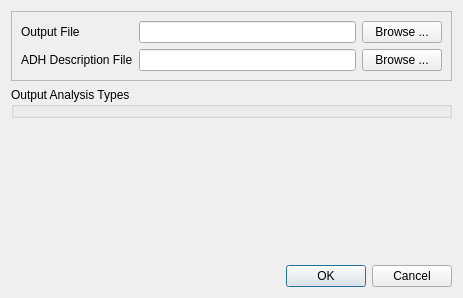
<?xml version="1.0" encoding="UTF-8"?>
<ui version="4.0">
 <class>qtSimBuilderExportADHDialog</class>
 <widget class="QDialog" name="qtSimBuilderExportADHDialog">
  <property name="windowModality">
   <enum>Qt::ApplicationModal</enum>
  </property>
  <property name="geometry">
   <rect>
    <x>0</x>
    <y>0</y>
    <width>463</width>
    <height>298</height>
   </rect>
  </property>
  <property name="windowTitle">
   <string>ADH Output Dialog</string>
  </property>
  <layout class="QVBoxLayout" name="verticalLayout_2">
   <item>
    <widget class="QFrame" name="frame">
     <property name="frameShape">
      <enum>QFrame::StyledPanel</enum>
     </property>
     <property name="frameShadow">
      <enum>QFrame::Raised</enum>
     </property>
     <layout class="QGridLayout" name="gridLayout">
      <item row="0" column="0">
       <widget class="QLabel" name="label">
        <property name="text">
         <string>Output File</string>
        </property>
       </widget>
      </item>
      <item row="0" column="1">
       <widget class="QLineEdit" name="FileNameText"/>
      </item>
      <item row="0" column="2">
       <widget class="QPushButton" name="FileBrowserButton">
        <property name="text">
         <string>Browse ...</string>
        </property>
       </widget>
      </item>
      <item row="1" column="0">
       <widget class="QLabel" name="label_2">
        <property name="text">
         <string>ADH Description File</string>
        </property>
       </widget>
      </item>
      <item row="1" column="1">
       <widget class="QLineEdit" name="ADHDescriptionText"/>
      </item>
      <item row="1" column="2">
       <widget class="QPushButton" name="ADHFileBrowserButton">
        <property name="text">
         <string>Browse ...</string>
        </property>
       </widget>
      </item>
     </layout>
    </widget>
   </item>
   <item>
    <widget class="QGroupBox" name="groupBox_AnalysisType">
     <property name="title">
      <string>Output Analysis Types</string>
     </property>
    </widget>
   </item>
   <item>
    <spacer name="verticalSpacer">
     <property name="orientation">
      <enum>Qt::Vertical</enum>
     </property>
     <property name="sizeHint" stdset="0">
      <size>
       <width>20</width>
       <height>40</height>
      </size>
     </property>
    </spacer>
   </item>
   <item>
    <widget class="QDialogButtonBox" name="buttonBox">
     <property name="orientation">
      <enum>Qt::Horizontal</enum>
     </property>
     <property name="standardButtons">
      <set>QDialogButtonBox::Cancel|QDialogButtonBox::Ok</set>
     </property>
    </widget>
   </item>
  </layout>
 </widget>
 <resources/>
 <connections>
  <connection>
   <sender>buttonBox</sender>
   <signal>accepted()</signal>
   <receiver>qtSimBuilderExportADHDialog</receiver>
   <slot>accept()</slot>
   <hints>
    <hint type="sourcelabel">
     <x>259</x>
     <y>286</y>
    </hint>
    <hint type="destinationlabel">
     <x>157</x>
     <y>274</y>
    </hint>
   </hints>
  </connection>
  <connection>
   <sender>buttonBox</sender>
   <signal>rejected()</signal>
   <receiver>qtSimBuilderExportADHDialog</receiver>
   <slot>reject()</slot>
   <hints>
    <hint type="sourcelabel">
     <x>316</x>
     <y>260</y>
    </hint>
    <hint type="destinationlabel">
     <x>286</x>
     <y>274</y>
    </hint>
   </hints>
  </connection>
 </connections>
</ui>
